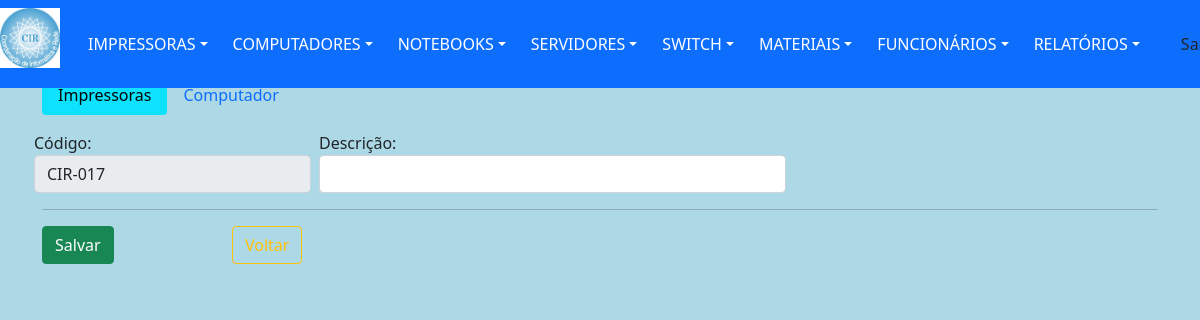
/old/materialCadastrarOld.php (signed in), run on an earlier commit of the app's database.
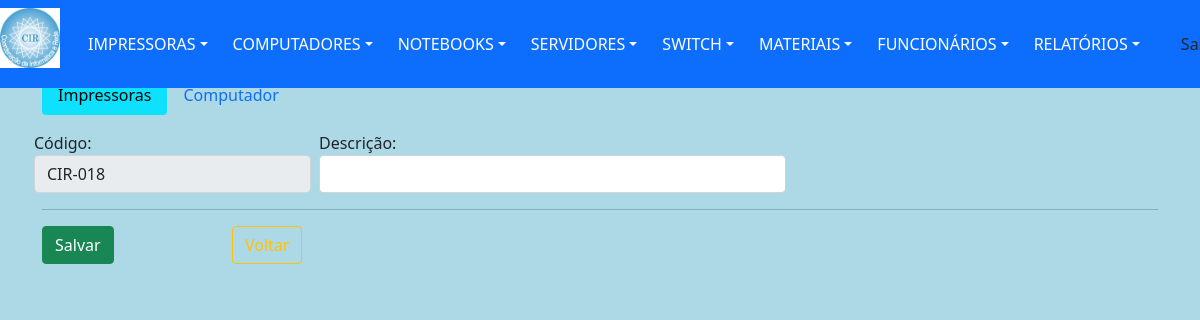
And on a later commit of the database.
### tables this page shows
CREATE TABLE `material` (
  `idMaterial` int(11) NOT NULL,
  `codigo` varchar(25) DEFAULT NULL,
  `descricao` varchar(255) DEFAULT NULL,
  `numSerie` varchar(50) DEFAULT NULL,
  `unidade` varchar(20) DEFAULT NULL,
  `quantidade` int(6) DEFAULT NULL,
  `statusMat` varchar(8) DEFAULT 'ativo'
);

### dao/DAO-controleCir.php (called while the page is built, shortened)
<?php
	class ControleCirDAO
		{
             public function BuscarCodigo()
                {
                    $conn = Database::connect();
                    $conn->exec('SET CHARACTER SET utf8');
                    $sql = "SELECT * FROM `material` WHERE codigo LIKE 'cir%' ORDER BY codigo DESC LIMIT 1 ";
                    try
                        {
                            $listar = $conn->query($sql);
                            $buscar = $listar->fetchAll(PDO::FETCH_OBJ);
                        }
                    catch (PDOException $exc)
                        {
                            $buscar = $exc->getTraceAsString();
                        }
                    return $buscar;
                }
        }
?>

### funcao/funcao.php (called while the page is built, shortened)
<?php
	function soNumero($str)
		{
			$soNumero = preg_replace("/[^0-9]/", "", $str);
			return $soNumero;
		}
?>

### old/materialCadastrarOld.php (the view, shortened to what this page needs)
<?php
	include "../template/menuPrincipal.php";
    include_once "../funcao/funcao.php";
	include_once "../dao/DAO-controleCir.php";
	$codigoDAO = new ControleCirDAO();
	foreach ($codigoDAO->BuscarCodigo() as $resp)
		{
			$codigo1 = $resp->codigo;
		}
    $codigo2 = soNumero($codigo1);
    $tamCodigo2 = strlen($codigo2);
    $codigo2 = $codigo2+1;
    $result = strstr($codigo1, "-", true);
    $fimCodigo = str_pad($codigo2, $tamCodigo2, "0", STR_PAD_LEFT);
    $codigo = $result ."-".$fimCodigo;
?>
                <div class="container">
                    <div id="page-content-wrapper">
                        <div class="panel-content">
                            <div class="col-md-12">
						        <h3 class="text-success">Cadastro de Materiais:</h3>
                                <div class="panel-header">
                                    <form class="form-horizontal" action="../controllers/materialCadastro.php" method="POST">
                                        <ul class="nav nav-pillsUfs mb-3" id="pillsUfs-tab" role="tablist">
                                            <li class="nav-item" role="presentation">
                                                <button class="nav-link active" id="pillsUfs-imp-tab" data-bs-toggle="pill" data-bs-target="#pillsUfs-imp" type="button" role="tab" aria-controls="pillsUfs-imp" aria-selected="true">Impressoras</button>
                                            </li>
                                            <li class="nav-item" role="presentation">
                                                <button class="nav-link" id="pillsUfs-comp-tab" data-bs-toggle="pill" data-bs-target="#pillsUfs-comp" type="button" role="tab" aria-controls="pillsUfs-comp" aria-selected="false">Computador</button>
                                            </li>
                                        </ul>
                                        <div class="tab-content" id="pillsUfs-tabContent">
                                            <div class="tab-pane fade show active" id="pillsUfs-imp" role="tabpanel" aria-labelledby="pillsUfs-imp-tab">
                                                <div class="row">
                                                    <div class="col px-md-1 col-md-3">
                                                        <label for="inputSuccess" class="control-label">Código:</label>
                                                        <input type="text" class="form-control" name = "codigoImp" id = "codigoImp" value = "<?=$codigo; $_SESSION['codigo']=$codigo?>" readonly />
                                                    </div>
                                                    <div class="col px-md-1 col-md-5">
                                                        <label for="inputSuccess" class="control-label">Descrição:</label>
                                                        <input type="text" class="form-control" name = "descImp" id = "descImp" >
                                                    </div>
                                                </div>
                                            </div>
                                        </div>
                                        <hr>
                                        <div id="actions" class="row">
                                            <div class="col-md-2">
                                                <button type="submit" class="btn btn-success">Salvar</button>
                                            </div>
                                            <div class="col-md-2">
                                                <a  href="../template/menuPrincipal.php"><button type="button" class="btn btn-outline-warning">Voltar</button></a>
                                            </div>
                                        </div>
                                    </form>
                                </div>
                            </div>
                        </div>
					</div>
				</div>
	</body>
</html>

What changed in the data, as far as the page shows it:
no longer on this page (row unchanged): material: codigoImp "CIR-017"
added material: codigoImp "CIR-018"
